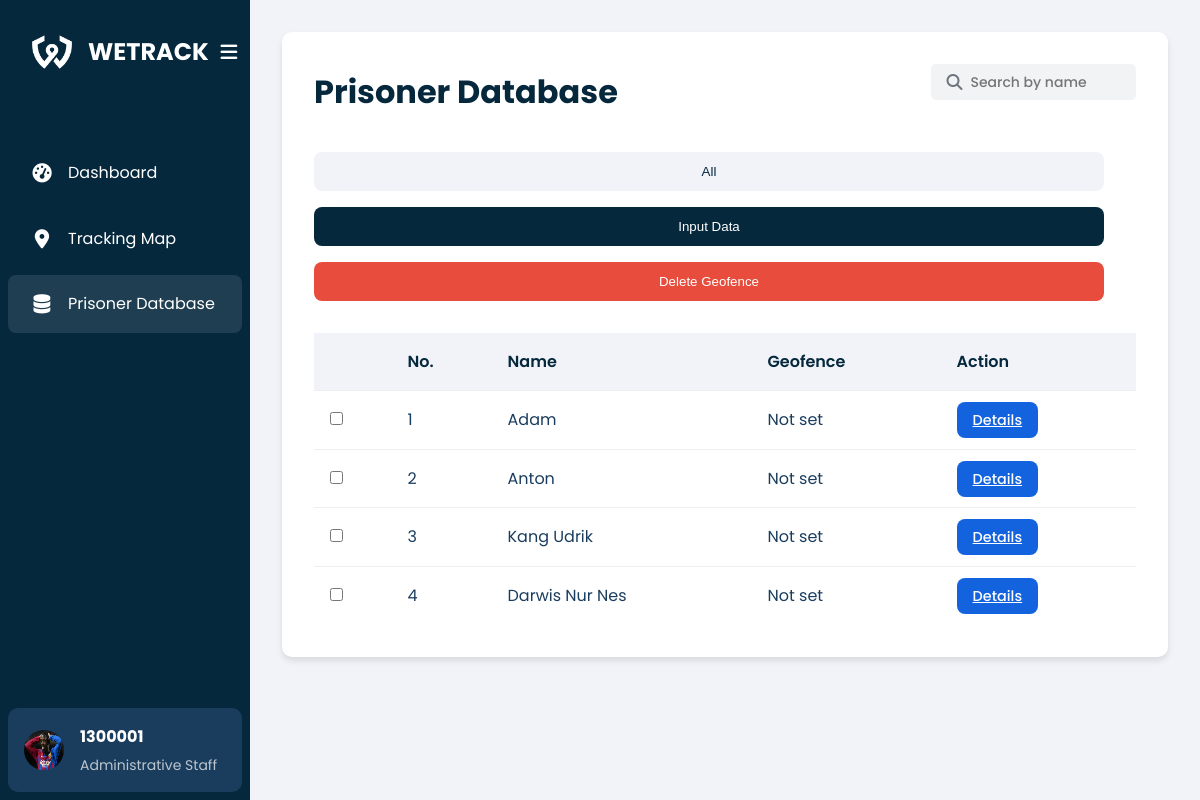
/bapas/pages/dataBapas.php (signed in), run on an earlier commit of the app's database.
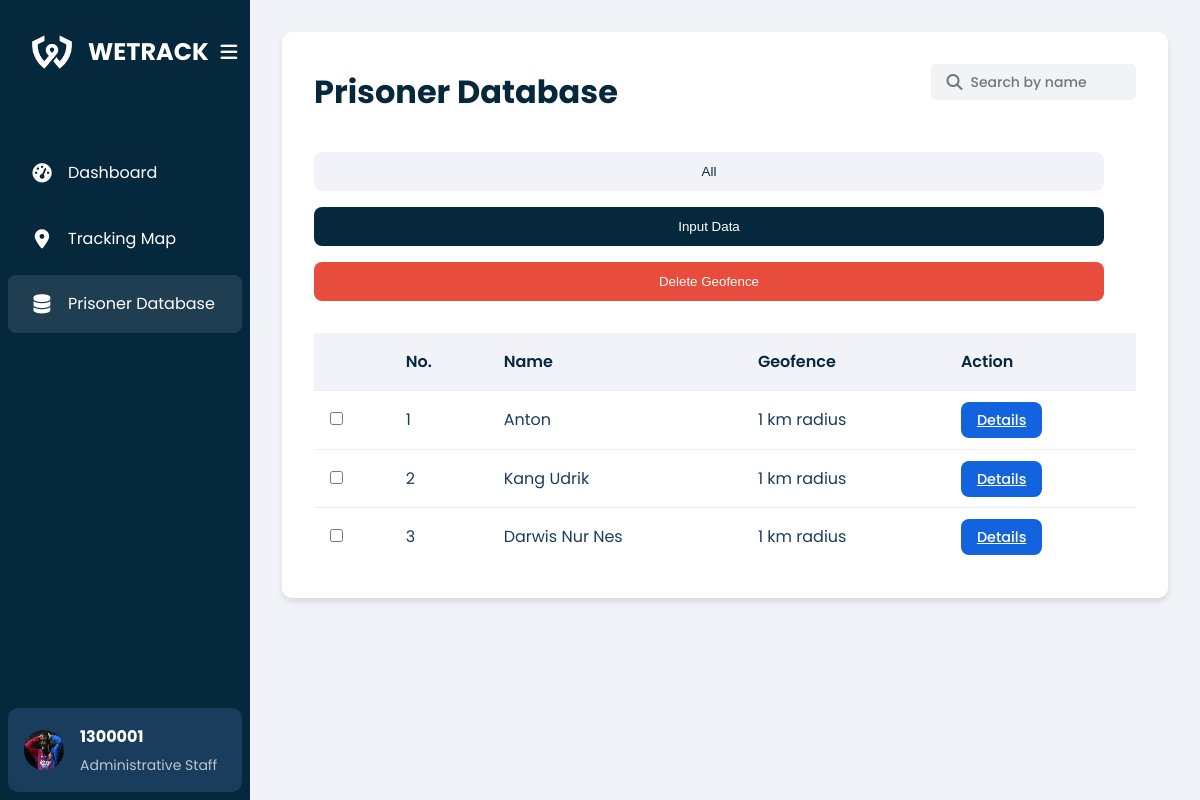
And on a later commit of the database.
### tables this page shows
CREATE TABLE `mantan_narapidana` (
  `id` int(11) NOT NULL,
  `fileInput` varchar(255) DEFAULT NULL,
  `nik` varchar(20) DEFAULT NULL,
  `nrt` varchar(20) DEFAULT NULL,
  `nama` varchar(100) DEFAULT NULL,
  `dateBirth` date DEFAULT NULL,
  `address` text DEFAULT NULL,
  `gender` enum('male','female') DEFAULT NULL,
  `nationality` varchar(100) DEFAULT NULL,
  `crime` enum('TwA','Ot','Fraud','Assault','NO','Embezzlement','MvT','Robbery','Brawling') DEFAULT NULL,
  `case` text DEFAULT NULL,
  `punishment` varchar(100) DEFAULT NULL,
  `releaseDate` date DEFAULT NULL,
  `report` text DEFAULT NULL,
  `action` tinyint(1) DEFAULT NULL COMMENT '1 for accept, 0 for reject',
  `created_at` timestamp NOT NULL DEFAULT current_timestamp(),
  `prisoner_type` enum('houseArrest','cityPrisoner') DEFAULT NULL,
  `geofence_type` enum('houseArrest','cityPrisoner') DEFAULT NULL,
  `geofence_radius` float DEFAULT NULL,
  `geofence_lat` decimal(10,8) DEFAULT NULL,
  `geofence_lng` decimal(11,8) DEFAULT NULL,
  `geofence_city_district` varchar(100) DEFAULT NULL,
  `radiusFence` float DEFAULT NULL,
  `centerLat` float DEFAULT NULL,
  `centerLng` float DEFAULT NULL,
  `city_district` varchar(100) DEFAULT NULL,
  `last_login` timestamp NOT NULL DEFAULT current_timestamp() ON UPDATE current_timestamp()
);

### bapas/pages/dataBapas.php (the view, shortened to what this page needs)
<?php
require __DIR__ . '/../../config/connection.php';
$user_id = $_SESSION['user_id'];
$query = "SELECT id, profile_picture FROM users WHERE id = ?";
$stmt = $conn->prepare($query);
$stmt->bind_param("i", $user_id);
$stmt->execute();
$stmt->bind_result($id, $profile_picture);
?>
<!DOCTYPE html>
<html lang="en">
<head>
    <link rel="stylesheet" href="/wetrack/bapas/css/data.css">
    <link rel="stylesheet" href="https://unpkg.com/leaflet@1.7.1/dist/leaflet.css" />
    <link rel="stylesheet" href="https://cdnjs.cloudflare.com/ajax/libs/font-awesome/6.4.0/css/all.min.css">
    <link rel="stylesheet" href="https://unpkg.com/leaflet-control-geocoder/dist/Control.Geocoder.css" />
</head>
<body>
    <div class="container">
        <aside class="sidebar">
            <div class="sidebar-header">
                <div class="logo">
                    <img src="/wetrack/bapas/Image/wetrack-logo-white.png" alt="WETRACK Logo">
                    <h1 class="logo-text">WETRACK</h1>
                </div>
                <button id="toggle-sidebar" class="toggle-sidebar">
                    <i class="fas fa-bars"></i>
                </button>
            </div>
            <nav class="nav-links">
                <ul>
                    <li><a href="/wetrack/bapas/pages/home.php"><i class="fas fa-tachometer-alt"></i>
                            <span>Dashboard</span></a></li>
                    <li><a href="/wetrack/bapas/pages/tracking.php"><i class="fas fa-map-marker-alt"></i><span>
                                Tracking Map</span></a></li>
                    <li class="active"><a href="/wetrack/bapas/pages/dataBapas.php"><i class="fas fa-database"></i>
                            <span>Prisoner Database</span></a></li>
                </ul>
            </nav>
            <div class="user-profile">
                <img src="<?php echo $profile_picture; ?>" alt="Profile picture" width="40" height="40">
                <div class="user-info">
                    <h2><?php echo htmlspecialchars($id); ?></h2>
                    <p>Administrative Staff</p>
                </div>
            </div>
        </aside>
        <main class="content">
            <div class="content-container">
                <div class="content-header">
                    <h1>Prisoner Database</h1>
                    <div class="search-bar">
                        <i class="fas fa-search"></i>
                        <input type="text" id="searchInput" placeholder="Search by name">
                    </div>
                </div>
                <div class="button-group">
                    <button class="btn btn-primary" id="showTableBtn">All</button>
                    <button class="btn btn-secondary" id="showInputBtn" onclick="showInput()">Input Data</button>
                    <button class="delete-btn" id="delete-btn" class="btn btn-danger">Delete Geofence</button>
                </div>
                <div class="table-container">
                    <table>
                        <thead>
                            <tr>
                                <th></th>
                                <th>No.</th>
                                <th>Name</th>
                                <th>Geofence</th>
                                <th>Action</th>
                            </tr>
                        </thead>
                        <tbody>
                            <?php
                            $result = mysqli_query($conn, "SELECT mn.id, mn.nama, mn.geofence_type,
CASE
    WHEN mn.geofence_type = 'houseArrest' THEN CONCAT(mn.geofence_radius, ' km radius')
    WHEN mn.geofence_type = 'cityPrisoner' THEN mn.geofence_city_district
    ELSE 'Not set'
END AS geofence_info
FROM mantan_narapidana mn
LEFT JOIN final_report fr ON mn.nik = fr.nik AND mn.nrt = fr.nrt
WHERE fr.id IS NULL
ORDER BY mn.id ASC");
                            $i = 1;
                            while ($row = mysqli_fetch_assoc($result)) {
                                echo "<tr>";
                                echo "<td><input type='checkbox' class='row-checkbox' data-id='" . $row['id'] . "'></td>";
                                echo "<td>" . $i . "</td>";
                                echo "<td>" . $row['nama'] . "</td>";
                                echo "<td>" . ($row['geofence_info'] ? $row['geofence_info'] : 'Not set') . "</td>";
                                echo "<td><a href='data-napi.php?id=" . $row['id'] . "' class='btn btn-action'>Details</a></td>";
                                echo "</tr>";
                                $i++;
                            }
                            ?>
                        </tbody>
                    </table>
                </div>
            </div>
        </main>
    </div>
</body>
</html>

What changed in the data, as far as the page shows it:
no longer on this page (row edited): mantan_narapidana: nama "Adam", geofence_info "Not set"
changed mantan_narapidana "Anton": geofence_info "Not set" → "1 km radius"
changed mantan_narapidana "Kang Udrik": geofence_info "Not set" → "1 km radius"
changed mantan_narapidana "Darwis Nur Nes": geofence_info "Not set" → "1 km radius"
